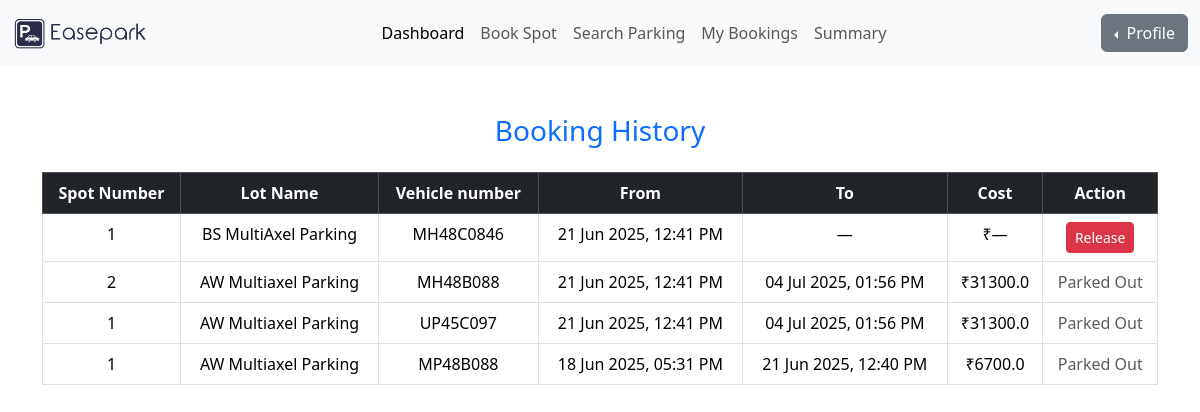
The app's page /dashboard/history (signed in) with its own data.
### models/user_model.py (models this page shows)
class Reservation(UserMixin, db.Model):
    id = db.Column(db.Integer, primary_key=True)
    spot_id = db.Column(db.Integer, db.ForeignKey('parking_spot.id'), nullable=False)
    user_id = db.Column(db.Integer, db.ForeignKey('users.id'), nullable=False)
    vehicle_number = db.Column(db.String(20), nullable=True)
    booking_timestamp = db.Column(db.DateTime, default=datetime.utcnow)
    releasing_timestamp = db.Column(db.DateTime, nullable=True)
    cost_per_unit_time = db.Column(db.Float, nullable=False)
    total_cost = db.Column(db.Float, nullable=True)
    status = db.Column(db.String(20), default='active')  # active, completed, cancelled

class ParkingSpot(UserMixin, db.Model):
    id = db.Column(db.Integer, primary_key=True)
    lot_id = db.Column(db.Integer, db.ForeignKey('parking_lot.id'), nullable=False)
    spot_number = db.Column(db.String(10), nullable=True) # spot number that can be given to human for finding the spot
    status = db.Column(db.String(1), default='A') # A can be considered as 'Available' at first.
    is_active = db.Column(db.Boolean, default=True) # this show wether the spot is accessible or disabled by the admin
    reservations = db.relationship('Reservation', backref='spot', lazy=True)

class ParkingLot(UserMixin, db.Model):
    id = db.Column(db.Integer, primary_key=True)
    parking_name = db.Column(db.String(150), nullable=False)
    price = db.Column(db.Float, nullable=False)
    address = db.Column(db.String(255), nullable=False)
    pin_code = db.Column(db.String(10), nullable=False)
    max_spots = db.Column(db.Integer, nullable=False)
    spots = db.relationship('ParkingSpot', backref='lot',cascade="all, delete", lazy=True)

### controllers/user_routes.py (the view)
@user_blueprint.route('/history')
@login_required
def booking_history():
    history = Reservation.query.filter_by(user_id=current_user.id).order_by(Reservation.booking_timestamp.desc()).all()
    user=current_user
    return render_template('booking_history.html', history=history , user=user)

### app.py (called while the page is built)
@login_manager.user_loader
def load_user(user_id):
    return db.session.get(Users, int(user_id))

### templates/booking_history.html
{% include 'user_navbar.html' %}
<div class="container mt-5">
  <h3 class="mb-4 text-primary text-center">Booking History</h3>
  {% if history %}
  <div class="table-responsive">
    <table class="table table-bordered text-center">
      <thead class="table-dark">
        <tr>
          <th>Spot Number</th>
          <th>Lot Name</th>
          <th>Vehicle number</th>
          <th>From</th>
          <th>To</th>
          <th>Cost</th>
          <th>Action</th>
        </tr>
      </thead>
      <tbody>
        {% for res in history %}
        <tr>
          <td>{{ res.spot.spot_number }}</td>
          <td>{{ res.spot.lot.parking_name }}</td>
          <td>{{ res.vehicle_number or 'N/A' }}</td>
          <td>{{ res.booking_timestamp.strftime('%d %b %Y, %I:%M %p') }}</td>
          <td>
            {% if res.releasing_timestamp %}
              {{ res.releasing_timestamp.strftime('%d %b %Y, %I:%M %p') }}
            {% else %}
              —
            {% endif %}
          </td>
          <td>₹{{ res.total_cost or '—' }}</td>
          <td>
            {% if res.status == 'active' %}
              <a href="{{ url_for('user.release_spot', reservation_id=res.id) }}"
                 class="btn btn-danger btn-sm">Release</a>
            {% else %}
              <span class="text-muted">Parked Out</span>
            {% endif %}
          </td>
        </tr>
        {% endfor %}
      </tbody>
    </table>
  </div>
  {% else %}
    <p class="text-muted text-center">You have no past or current bookings yet.</p>
  {% endif %}
</div>

### records on screen
Reservation: spot.spot_number "1", spot.lot.parking_name "BS MultiAxel Parking", vehicle_number "MH48C0846", booking_timestamp "21 Jun 2025, 12:41 PM", total_cost "—"
Reservation: spot.spot_number "2", spot.lot.parking_name "AW Multiaxel Parking", vehicle_number "MH48B088", booking_timestamp "21 Jun 2025, 12:41 PM", releasing_timestamp "04 Jul 2025, 01:56 PM", total_cost "31300.0", status "Parked Out"
Reservation: spot.spot_number "1", spot.lot.parking_name "AW Multiaxel Parking", vehicle_number "UP45C097", booking_timestamp "21 Jun 2025, 12:41 PM", releasing_timestamp "04 Jul 2025, 01:56 PM", total_cost "31300.0", status "Parked Out"
Reservation: spot.spot_number "1", spot.lot.parking_name "AW Multiaxel Parking", vehicle_number "MP48B088", booking_timestamp "18 Jun 2025, 05:31 PM", releasing_timestamp "21 Jun 2025, 12:40 PM", total_cost "6700.0", status "Parked Out"
